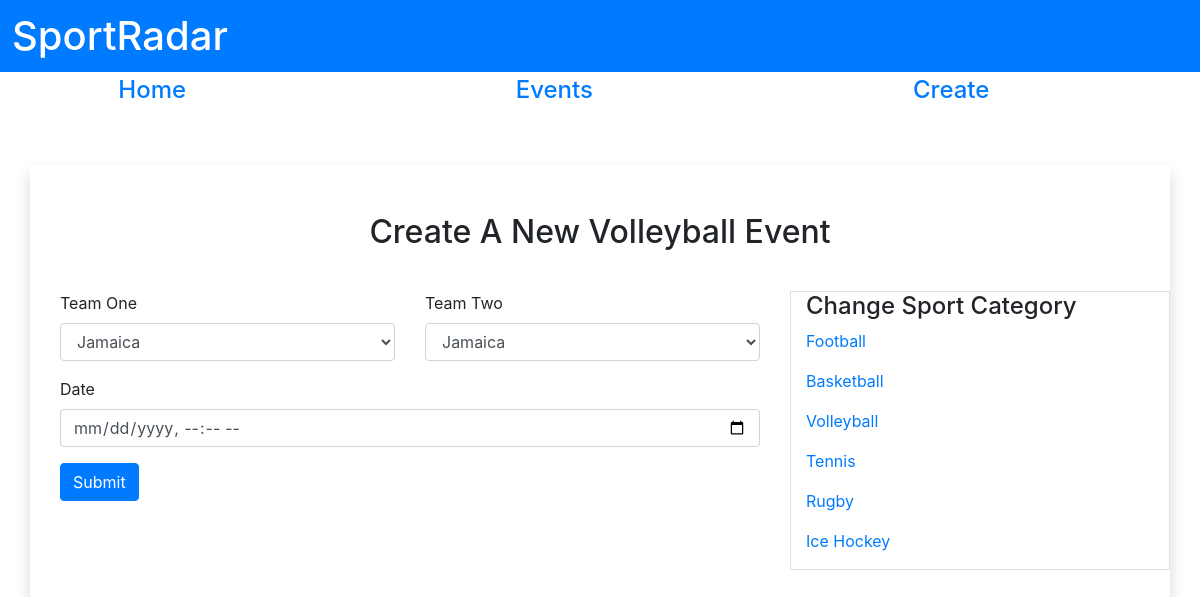
The app's page /sportradar/event/Volleyball with its own data.
### tables this page shows
CREATE TABLE `category` (
  `category_name` varchar(45) DEFAULT NULL,
  `id` int(10) UNSIGNED NOT NULL
);

### sportradar/controllers/Controller.php (called while the page is built)
<?php
include './models/Core.php';
class Controller extends Core
{
	public static function CreateView($view){
		require_once("views/".$view.".php");
	}
}
?>

### sportradar/models/Core.php (called while the page is built, shortened)
<?php
class Core {
  private static $db_name = 'sport_events';
	private static $db_user = 'root';
	private static $db_pass = '';
	private static $db_host = 'localhost';
  private static $conn;
  private static function connection() {
		self::$conn = new mysqli( self::$db_host, self::$db_user, self::$db_pass, self::$db_name );
	}
	protected static function read($table, $join='',  $fields='*',$where='' ){
		$sql = "SELECT ".$fields." FROM ".$table." ".$join." ".$where." ;";
		$result = self::$conn->query($sql);
    if($result->num_rows == 0){
      $res = null;
    }else{
      $res = $result->fetch_all(MYSQLI_ASSOC);
    }
    return $res;
	}
}
?>

### sportradar/controllers/Team.php (called while the page is built, shortened)
<?php
class Team extends Controller
{
	public static $team;
	public static function showTeams($category){
		$table = 'team';
		$fields = ' team.name as team, team.id as id, category.id as cat_id ';
		$join = ' JOIN category ON team._CATEGORY = category.id ';
		$where = " where category_name = '$category'";
		self::$team = self::read($table,$join,$fields,$where);
		return self::$team;
	}
}
?>

### sportradar/controllers/Category.php (called while the page is built, shortened)
<?php
class Category extends Controller
{
	public static $categories;
	public static function category_show(){
		$table = 'category';
		self::$categories = self::read($table);
		return self::$categories;
	}
}
 ?>

### sportradar/views/create/newevent.php (the view, shortened to what this page needs)
<?php
  $category = Category::$categories;
  $team = Team::$team;
?>
<h2 class="text-center p-4">Create A New <?= $_GET['method'] ?> Event</h2>
<div class="row">
  <div class="my-2 col-8">
    <form action="/sportradar/newevent/save" method="POST" class="container">
      <div class="row">
          <div class="form-group col-6">
            <label>Team One</label>
              <select name="teamOne" class="form-control">
                <?php foreach ($team as $key => $value): ?>
                  <option value="<?=$value['id'];?>"><?=$value['team']; ?></option>
                <?php endforeach ?>
              </select>
          </div>
          <div class="form-group col-6">
            <label>Team Two</label>
              <select name="teamTwo" class="form-control">
                <?php foreach ($team as $key => $value): ?>
                  <option value="<?=$value['id'];?>"><?=$value['team']; ?></option>
                <?php endforeach ?>
              </select>
          </div>
      </div>
      <div class="form-group">
          <label>Date</label>
          <input type="datetime-local" class="form-control" name="date" >
      </div>
      <button type="submit" class="btn btn-primary">Submit</button>
    </form>
  </div>
  <div class="my-2 col-4 border">
    <h4>Change Sport Category</h4>
    <?php foreach ($category as $key => $value): ?>
      <a href="/sportradar/event/<?= $value['category_name'] ?>" >
        <p><?= $value['category_name'] ?></p>
      </a>
    <?php endforeach; ?>
  </div>
</div>

### records on screen
category: category_name "Football"
category: category_name "Basketball"
category: category_name "Volleyball"
category: category_name "Tennis"
category: category_name "Rugby"
category: category_name "Ice Hockey"

### other values on screen
$_GET['method'] "Volleyball"
form field teamOne "Jamaica"
form field teamTwo "Jamaica"
